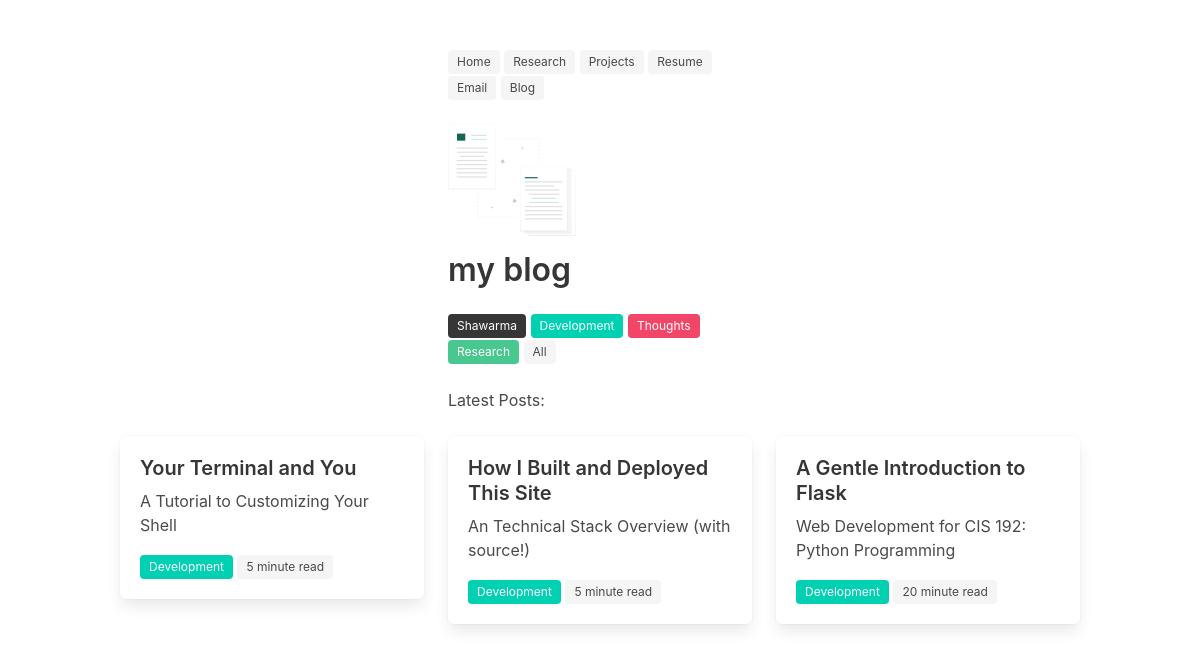
Screenshot of /blog/category/2 with the database file from the repository.
### blog/models.py (models this page shows)
class Category(models.Model):
    name = models.CharField(max_length=100)
    bulma_color = models.CharField(max_length=50, null=True, blank=True)
    class Meta:
        db_table = 'Category'

class Post(models.Model):
    id = models.CharField(max_length=50, primary_key=True)
    title = models.CharField(max_length=100)
    subtitle = models.CharField(max_length=100)
    length = models.CharField(max_length=100)
    body = models.TextField()
    category = models.ForeignKey(Category, on_delete=models.DO_NOTHING)
    recommended = models.BooleanField(default=False)
    class Meta:
        db_table = 'Post'

### blog/views.py (the view)
# urls.py: path('blog/category/<int:category>', category, name='category'),
def category(request, category):
    posts = Post.objects.filter(category=category)
    categories = Category.objects.all()
    return render(request, 'blog.html', {'posts': posts, 'categories': categories, 'select': True})

### about/templates/blog.html (shortened to what this page needs)
{% extends 'base.html' %}
{% load static %}
{% block content %}
  <section class="section">
    <div class="container">
      <div class="columns">
        <div class="column is-one-fourth"> </div>
        <div class="column">
          <nav>
            <a href="/"> <span class="tag is-light"> Home </span> </a>
            <a href="/research"> <span class="tag is-light"> Research </span> </a>
            <a href="/projects"> <span class="tag is-light"> Projects </span> </a>
            <a href="{% static 'resume.pdf' %}"> <span class="tag is-light"> Resume </span> </a>
            <a href="mailto:mail@kirubarajan.com"> <span class="tag is-light"> Email </span> </a>
            <a href="/blog"> <span class="tag is-light"> Blog </span> </a>
            <br> <br>
          </nav>
          <figure class="image is-128x128">
            <img src="{% static 'img/papers.svg' %}">
          </figure>
            <h1 class="title"> my blog </h1>
            {% for category in categories %}
            <a href="/blog/category/{{ category.id }}">
              <span class="tag is-{{ category.bulma_color }}"> {{ category.name }} </span>
            </a>
            {% endfor %}
            {% if select %}
            <a href="/blog">
              <span class="tag is-light"> All </span>
            </a>
            {% endif %}
            <br> <br>
            <p>Latest Posts:</p>
        </div>
        <div class="column is-one-fourth"> </div>
      </div>
      <div class="columns is-multiline">
        {% for post in posts %}
        <div class="column is-one-third">
          <a href="/post/{{post.id}}" >
            <div class="box">
              <article class="media">
                <div class="media-content">
                  <div class="content">
                      <p style="margin-bottom: 0.5rem" class="subtitle"> <strong> {{ post.title }} </strong> </p>
                      <p> {{ post.subtitle }} </p>
                      <span class="tag is-{{ post.category.bulma_color }}"> {{ post.category.name }} </span>
                      <span class="tag is-light"> {{ post.length }} read </span> <br>
                  </div>
                </div>
              </article>
            </div>
          </a>
        </div>
        <br>
        {% endfor %}
      </div>
    </div>
  </section>
{% endblock %}

### about/static/style.css (style rules this page uses)
h1 { font-family: 'Avenir', !important; }

### rows the page displays
Category: name "Shawarma"
Category: name "Development"
Category: name "Thoughts"
Category: name "Research"
Post: title "Your Terminal and You", subtitle "A Tutorial to Customizing Your Shell", category.name "Development", length "5 minute"
Post: title "How I Built and Deployed This Site", subtitle "An Technical Stack Overview (with source!)", category.name "Development", length "5 minute"
Post: title "A Gentle Introduction to Flask", subtitle "Web Development for CIS 192: Python Programming", category.name "Development", length "20 minute"
